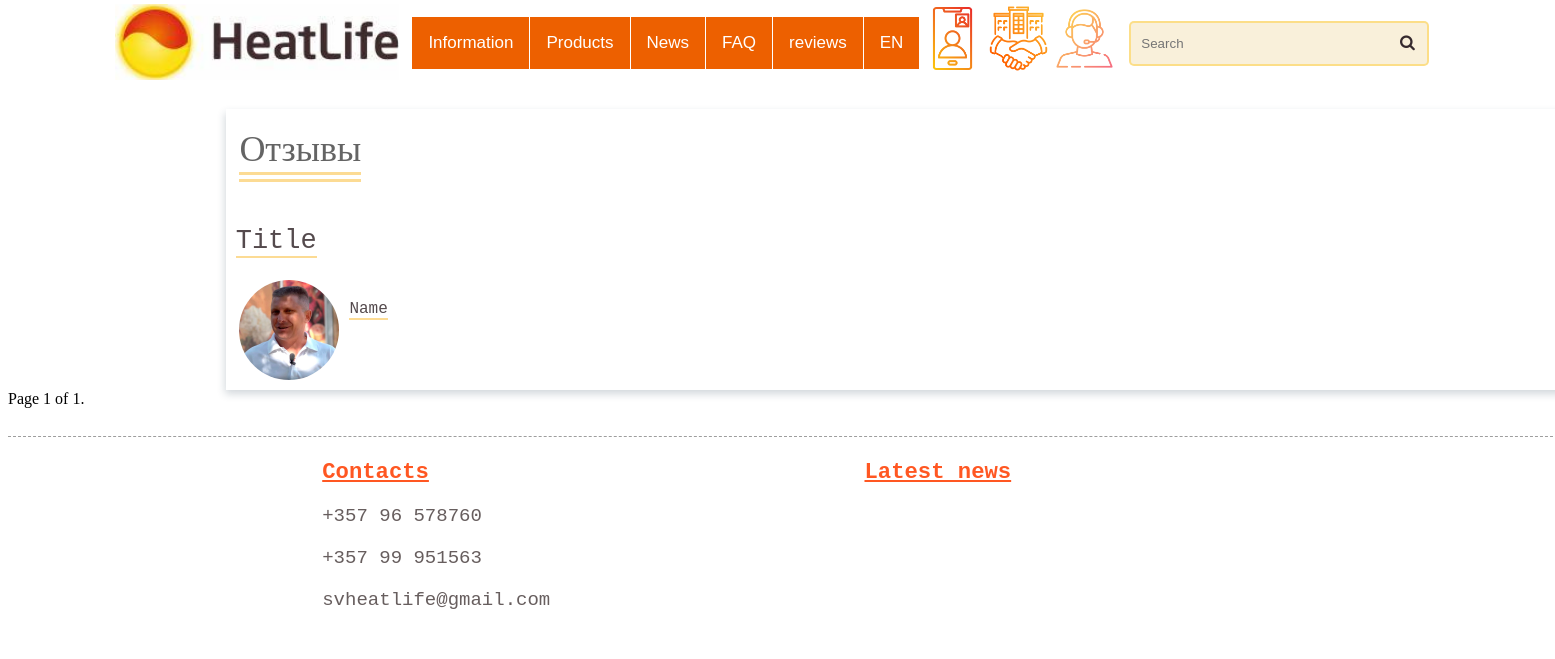
The page /rev on the database its author committed.
### Heat_Life/models.py (models this page shows, shortened)
class rev(models.Model):
    title_ru = models.CharField (max_length=200, default ='Заголовок')
    review_ru = models.TextField('Отзыв' , blank = True)
    name_ru = models.CharField (max_length=200, default ='Имя')
    title_en = models.CharField (max_length=200, default ='Title')
    review_en = models.TextField('Review' , blank = True)
    name_en = models.CharField (max_length=200, default ='Name')
    title_gr = models.CharField (max_length=200, default ='Επικεφαλίδα')
    review_gr = models.TextField('Ανασκόπηση' , blank = True)
    name_gr = models.CharField (max_length=200, default ='Ονομα')
    img = models.ImageField(upload_to='static\media\img',  blank = True)

### Heat_Life/views.py (the view)
# urls.py: path('rev', views.page_rev.as_view() , name = "rev"),
class page_rev(ListView):
    paginate_by = 10
    context_object_name = 'rev'
    def get_queryset(self):
        return rev.objects.all();
    def get_context_data(self, * , object_list=None , **kwargs):
            context = super().get_context_data(**kwargs)
            context['q'] = self.request.GET.get('q')
            New = new.objects.filter(language = self.request.session.get('ses_lang')).order_by('id')[:1]
            context.update({'NEW':New})
            return context
    def get_template_names(self):
        LINK = 'Heat_Life_' + get_lang(self.request) + '/rev.html';
        return [LINK]

### Heat_Life/views.py (called while the page is built)
def lang_mech (x):
    if x.session.get('ses_lang') is None:
        x.session['ses_lang'] = to_locale(get_language())
        print("session reset , try again")
    post_lang = x.POST.get ('post_lang');
    if 'post_lang' in x.POST:
        if x.session['ses_lang'] != None :
            x.session['ses_lang'] = post_lang

def get_lang(x): #or get default
     lang_mech(x);
     if x.session.get('ses_lang') != None:
         return x.session.get('ses_lang');
     else:
         return 'ru' #���������� ������

### Heat_Life/templates/Heat_Life_en/rev.html (shortened to what this page needs)
{% extends 'Heat_Life_en/Main_page.html' %}
{%load static%}
{% block content_en %}
<div class="all_block">
    <h1 class="NAME" style=" margin-left: 1% !important;">Отзывы</h1>
    {% for el in object_list %}
    <div class="one_block">
        <h2 class="one_block_name">{{el.title_en}}</h2>
        <div style=" display: flex; flex-direction: row;" id="myblock">
            <div class="one_block_img" style="background-image: url('../../../{{el.img}}'); height: 100px !important; width: 100px !important; border-radius: 50%; margin-bottom: 10px;"></div>
            <div>
                <h3 class="one_block_name" style="font-size:16px !important">{{el.name_en}}</h3>
            </div>
        </div>
    </div>
    {% endfor %}
</div>
<div class="pagination">
    <span class="step-links">
        <span class="current">
            Page {{ page_obj.number }} of {{ page_obj.paginator.num_pages }}.
        </span>
    </span>
</div>
{% endblock %}

### Heat_Life/templates/Heat_Life_en/rev.html (style rules this page uses)
@media screen and (min-width: 525px) { html { height: fit-content !important; } }
@media screen and (min-width: 525px) { .NAME { font-size: 36px; font-family: math; color: #494949d9; font-weight: 500; margin-top: 0px; margin-left: 1%; white-space: nowrap; border-bottom: 10px double #fcdb94; width: fit-content; margin-top: 19px; } }
@media screen and (min-width: 525px) { .all_block { margin-top: 7%; display: flex; width: 1369px; margin-left: 14%; box-shadow: -1px 4px 8px 0 rgba(34, 60, 80, 0.2); flex-direction: column; } }
@media screen and (min-width: 525px) { .one_block_name { font-size: 27px; font-family: monospace; color: #362a2ed9; font-weight: 500; margin-top: 0px; margin-left: 10px; white-space: nowrap; margin-top: 20px; border-bottom: 2px solid #fcdb94; width: fit-content; } }
@media screen and (min-width: 525px) { .one_block_img { height: 600px; width: 900px; background-size: cover; margin-left: 1%; background-size: contain; background-repeat: no-repeat; } }

### Heat_Life/templates/Heat_Life_en/Main_page.html (style rules this page uses)
@media screen and (min-width: 525px) { html { height: 390%; } }
@media screen and (min-width: 525px) { body { width: 100%; height: 45%; } }

### rows shown on the page
rev: title_en "Title", img (picture), name_en "Name"

### other values the page prints
{{ page_obj.number }} "1"
{{ page_obj.paginator.num_pages }} "1"
